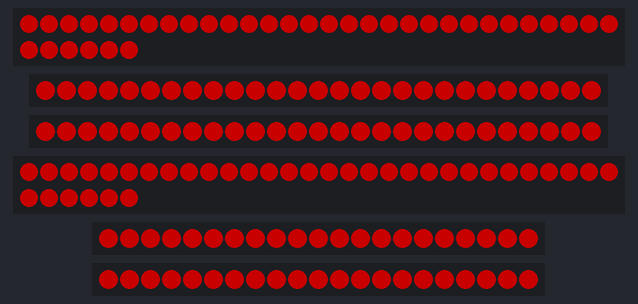
Bench run of a sketch on a simulated Arduino Uno, built with avr-gcc and run on an emulated ATmega328P. Parts: 2 × 36 RGB LEDs in strip order, left to right, continuing on the next row, 2 × 27 RGB LEDs in strip order, left to right, 2 × 21 RGB LEDs in strip order, left to right. Dim RGB values are drawn brighter than linear.

Above: at 0.1 s.
At 1.1 s:
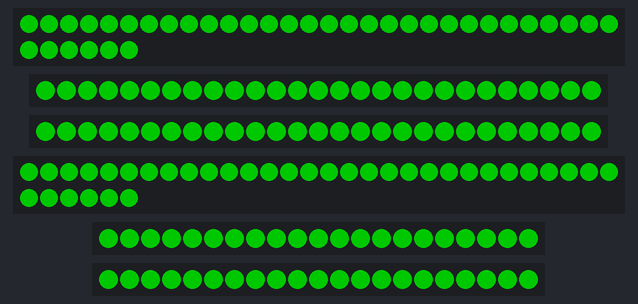
At 2.1 s:
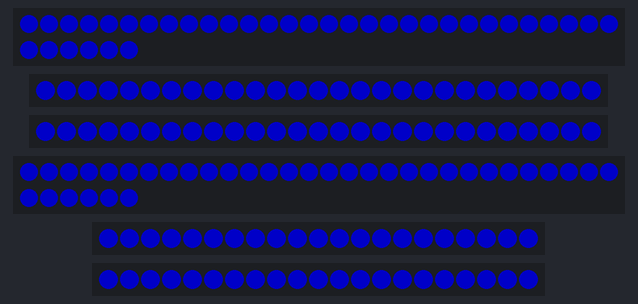
At 3.1 s:
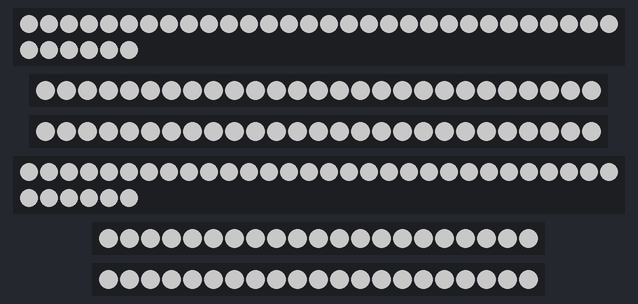
At 21.39 s:
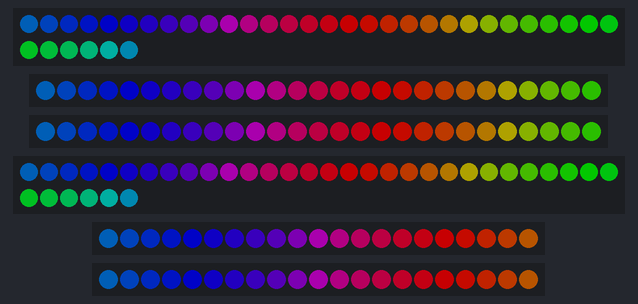
At 39.83 s:
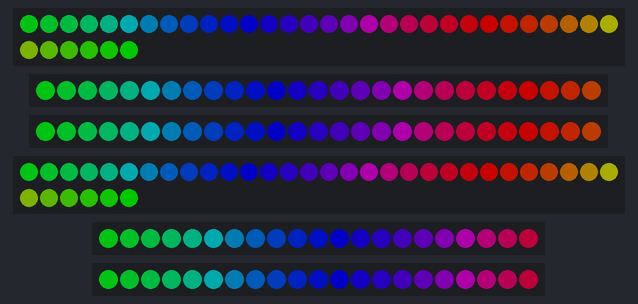

The sketch:

suit_test.ino
```cpp
#include <Adafruit_NeoPixel.h>

#define BRIGHTNESS 100

Adafruit_NeoPixel armLeft(36, 3, NEO_GRBW + NEO_KHZ800);  // 左腕
Adafruit_NeoPixel bodyLeft(27, 4, NEO_GRBW + NEO_KHZ800); // 左胴
Adafruit_NeoPixel bodyRight(27, 6, NEO_GRBW + NEO_KHZ800);// 右胴
Adafruit_NeoPixel armRight(36, 7, NEO_GRBW + NEO_KHZ800); // 右腕
Adafruit_NeoPixel legRight(21, 8, NEO_GRBW + NEO_KHZ800); // 右足
Adafruit_NeoPixel legLeft(21, 9, NEO_GRBW + NEO_KHZ800);  // 左足

byte neopix_gamma[] = {
    0,  0,  0,  0,  0,  0,  0,  0,  0,  0,  0,  0,  0,  0,  0,  0,
    0,  0,  0,  0,  0,  0,  0,  0,  0,  0,  0,  0,  1,  1,  1,  1,
    1,  1,  1,  1,  1,  1,  1,  1,  1,  2,  2,  2,  2,  2,  2,  2,
    2,  3,  3,  3,  3,  3,  3,  3,  4,  4,  4,  4,  4,  5,  5,  5,
    5,  6,  6,  6,  6,  7,  7,  7,  7,  8,  8,  8,  9,  9,  9, 10,
   10, 10, 11, 11, 11, 12, 12, 13, 13, 13, 14, 14, 15, 15, 16, 16,
   17, 17, 18, 18, 19, 19, 20, 20, 21, 21, 22, 22, 23, 24, 24, 25,
   25, 26, 27, 27, 28, 29, 29, 30, 31, 32, 32, 33, 34, 35, 35, 36,
   37, 38, 39, 39, 40, 41, 42, 43, 44, 45, 46, 47, 48, 49, 50, 50,
   51, 52, 54, 55, 56, 57, 58, 59, 60, 61, 62, 63, 64, 66, 67, 68,
   69, 70, 72, 73, 74, 75, 77, 78, 79, 81, 82, 83, 85, 86, 87, 89,
   90, 92, 93, 95, 96, 98, 99,101,102,104,105,107,109,110,112,114,
  115,117,119,120,122,124,126,127,129,131,133,135,137,138,140,142,
  144,146,148,150,152,154,156,158,160,162,164,167,169,171,173,175,
  177,180,182,184,186,189,191,193,196,198,200,203,205,208,210,213,
  215,218,220,223,225,228,231,233,236,239,241,244,247,249,252,255 };

void setup() {
  armLeft.begin();     armLeft.setBrightness(BRIGHTNESS);     armLeft.show();
  bodyLeft.begin();    bodyLeft.setBrightness(BRIGHTNESS);    bodyLeft.show();
  bodyRight.begin();   bodyRight.setBrightness(BRIGHTNESS);   bodyRight.show();
  armRight.begin();    armRight.setBrightness(BRIGHTNESS);    armRight.show();
  legRight.begin();    legRight.setBrightness(BRIGHTNESS);    legRight.show();
  legLeft.begin();     legLeft.setBrightness(BRIGHTNESS);     legLeft.show();
}

void loop() {
  // 1. 全身に単色
  setAllColor(armLeft.Color(255, 0, 0, 0)); // 赤
  delay(1000);
  setAllColor(armLeft.Color(0, 255, 0, 0)); // 緑
  delay(1000);
  setAllColor(armLeft.Color(0, 0, 255, 0)); // 青
  delay(1000);
  setAllColor(armLeft.Color(0, 0, 0, 255)); // 白
  delay(1000);

  // 2. じわじわpulse
  pulseWhiteAll(2, 5, 2);

  // 3. rainbow
  rainbowCycleAll(10);
  delay(10000);
}

void setAllColor(uint32_t color) {
  Adafruit_NeoPixel* strips[] = { &armLeft, &bodyLeft, &bodyRight, &armRight, &legRight, &legLeft };
  for (auto strip : strips) {
    for (uint16_t i = 0; i < strip->numPixels(); i++) {
      strip->setPixelColor(i, color);
    }
    strip->show();
  }
}

void pulseWhiteAll(uint16_t time, uint8_t wait, uint8_t speed) {
  for (uint16_t k = 0; k < time; k++) {
    for (int j = 0; j < 256; j += speed) {
      uint8_t val = neopix_gamma[j];
      setAllColor(armLeft.Color(0, 0, 0, val));
      delay(wait);
    }
    for (int j = 255; j >= 0; j -= 4) {
      uint8_t val = neopix_gamma[j];
      setAllColor(armLeft.Color(0, 0, 0, val));
      delay(wait);
    }
    delay(100);
  }
}

void rainbowCycleAll(uint8_t wait) {
  uint16_t maxPixels = 0;
  Adafruit_NeoPixel* strips[] = { &armLeft, &bodyLeft, &bodyRight, &armRight, &legRight, &legLeft };
  for (auto strip : strips) {
    if (strip->numPixels() > maxPixels) maxPixels = strip->numPixels();
  }

  for (uint16_t j = 0; j < 256 * 5; j++) {
    for (auto strip : strips) {
      for (uint16_t i = 0; i < strip->numPixels(); i++) {
        strip->setPixelColor(i, Wheel(((i * 256 / maxPixels) + j) & 255));
      }
      strip->show();
    }
    delay(wait);
  }
}

uint32_t Wheel(byte WheelPos) {
  WheelPos = 255 - WheelPos;
  if(WheelPos < 85) {
    return armLeft.Color(255 - WheelPos * 3, 0, WheelPos * 3, 0);
  }
  if(WheelPos < 170) {
    WheelPos -= 85;
    return armLeft.Color(0, WheelPos * 3, 255 - WheelPos * 3, 0);
  }
  WheelPos -= 170;
  return armLeft.Color(WheelPos * 3, 255 - WheelPos * 3, 0, 0);
}
```

Measured:
- what the display in image 1 shows lasts 1.1 s, from 1.0 s to 2.1 s
